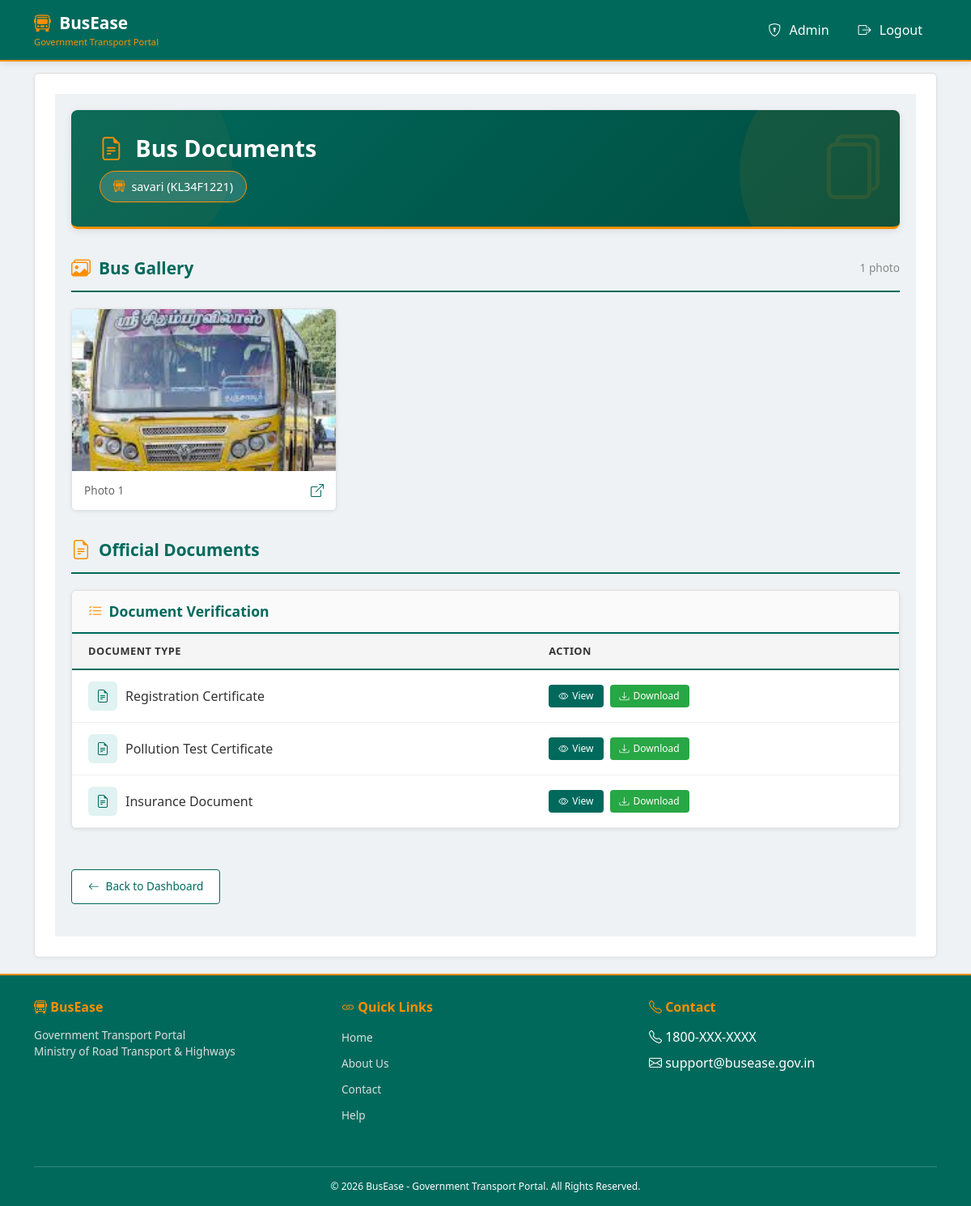
Page /admin_app/bus/19/documents/ (signed in) on the committed database.
### bus_owner/models.py (models this page shows, shortened)
class Bus(models.Model):
    owner = models.ForeignKey(BusOwnerProfile, on_delete=models.CASCADE, related_name='buses')
    bus_name = models.CharField(max_length=100, default="Unnamed Bus")
    bus_number = models.CharField(max_length=20, unique=True)
    total_seats = models.PositiveIntegerField()
    owner_contact_number = models.CharField(max_length=15, blank=True, default="")
    driver_name = models.CharField(max_length=100, blank=True, default="")
    driver_contact_number = models.CharField(max_length=15, blank=True, default="")
    driver_license = models.FileField(upload_to='driver_licenses/', null=True, blank=True)
    registration_document = models.FileField(upload_to='registration_docs/', blank=True, null=True)
    pollution_test_certificate = models.FileField(upload_to='pollution_tests/', null=True, blank=True)
    insurance_document = models.FileField(upload_to='insurance_docs/', null=True, blank=True)
    approved = models.BooleanField(default=False)
    class Meta:
        ordering = ['bus_number']
        verbose_name = "Bus"
        verbose_name_plural = "Buses"

class BusPhoto(models.Model):
    bus = models.ForeignKey(Bus, on_delete=models.CASCADE, related_name="photos")
    image = models.ImageField(upload_to="bus_photos/")
    uploaded_at = models.DateTimeField(auto_now_add=True)

### admin_app/views.py (the view)
# urls.py: path('bus/<int:bus_id>/documents/', views.admin_view_bus_documents, name='admin_view_bus_documents'),
@login_required
@user_passes_test(superuser_required)
def admin_view_bus_documents(request, bus_id):
    bus = get_object_or_404(Bus, id=bus_id)
    photos = bus.photos.all()
    return render(request, "admin_app/bus_documents.html", {
        "bus": bus,
        "photos": photos
    })

### admin_app/views.py (called while the page is built)
def superuser_required(user):
    return user.is_superuser

### admin_app/templates/admin_app/bus_documents.html (shortened to what this page needs)
{% extends 'base.html' %}
{% block content %}
<div class="gov-documents-page">
  <div class="gov-container">
    <div class="gov-hero-section">
      <div class="gov-hero-content">
        <h1 class="gov-hero-title">
          <i class="bi bi-file-earmark-text"></i> Bus Documents
        </h1>
        <div class="gov-hero-subtitle">
          <span class="gov-bus-badge">
            <i class="bi bi-bus-front"></i> {{ bus.bus_name }} ({{ bus.bus_number }})
          </span>
        </div>
      </div>
      <i class="bi bi-files gov-hero-decor"></i>
    </div>
    <div class="gov-section-title">
      <i class="bi bi-images"></i>
      <h3>Bus Gallery</h3>
      <span class="gov-section-subtitle">{{ photos|length }} photo{{ photos|length|pluralize }}</span>
    </div>
    {% if photos %}
      <div class="gov-photos-grid">
        {% for photo in photos %}
          <div class="gov-photo-card">
            <div class="gov-photo-container" onclick="openPhotoModal('{{ photo.image.url }}')">
              <img src="{{ photo.image.url }}" alt="Bus photo">
            </div>
            <div class="gov-photo-footer">
              <span class="gov-photo-name">Photo {{ forloop.counter }}</span>
              <a href="{{ photo.image.url }}" target="_blank" class="gov-photo-view" title="View full size">
                <i class="bi bi-box-arrow-up-right"></i>
              </a>
            </div>
          </div>
        {% endfor %}
      </div>
    {% else %}
      <div class="gov-empty-photos">
        <i class="bi bi-images"></i>
        <p>No photos uploaded for this bus.</p>
      </div>
    {% endif %}
    <div class="gov-section-title">
      <i class="bi bi-file-earmark-text"></i>
      <h3>Official Documents</h3>
    </div>
    <div class="gov-documents-card">
      <div class="gov-documents-header">
        <h4>
          <i class="bi bi-list-check"></i>
          Document Verification
        </h4>
      </div>
      <table class="gov-document-table">
        <thead>
          <tr>
            <th>Document Type</th>
            <th>Action</th>
          </tr>
        </thead>
        <tbody>
          <tr>
            <td>
              <div class="gov-document-type">
                <div class="gov-document-icon">
                  <i class="bi bi-file-earmark-text"></i>
                </div>
                <span class="gov-document-name">Registration Certificate</span>
              </div>
            </td>
            <td>
              {% if bus.registration_document %}
                <div class="gov-doc-actions">
                  <a href="{{ bus.registration_document.url }}" target="_blank" class="gov-doc-btn gov-doc-view">
                    <i class="bi bi-eye"></i> View
                  </a>
                  <a href="{{ bus.registration_document.url }}" download class="gov-doc-btn gov-doc-download">
                    <i class="bi bi-download"></i> Download
                  </a>
                </div>
              {% else %}
                <span class="gov-doc-disabled">
                  <i class="bi bi-x-circle"></i> Not Uploaded
                </span>
              {% endif %}
            </td>
          </tr>
          <tr>
            <td>
              <div class="gov-document-type">
                <div class="gov-document-icon">
                  <i class="bi bi-file-earmark-text"></i>
                </div>
                <span class="gov-document-name">Pollution Test Certificate</span>
              </div>
            </td>
            <td>
              {% if bus.pollution_test_certificate %}
                <div class="gov-doc-actions">
                  <a href="{{ bus.pollution_test_certificate.url }}" target="_blank" class="gov-doc-btn gov-doc-view">
                    <i class="bi bi-eye"></i> View
                  </a>
                  <a href="{{ bus.pollution_test_certificate.url }}" download class="gov-doc-btn gov-doc-download">
                    <i class="bi bi-download"></i> Download
                  </a>
                </div>
              {% else %}
                <span class="gov-doc-disabled">
                  <i class="bi bi-x-circle"></i> Not Uploaded
                </span>
              {% endif %}
            </td>
          </tr>
          <tr>
            <td>
              <div class="gov-document-type">
                <div class="gov-document-icon">
                  <i class="bi bi-file-earmark-text"></i>
                </div>
                <span class="gov-document-name">Insurance Document</span>
              </div>
            </td>
            <td>
              {% if bus.insurance_document %}
                <div class="gov-doc-actions">
                  <a href="{{ bus.insurance_document.url }}" target="_blank" class="gov-doc-btn gov-doc-view">
                    <i class="bi bi-eye"></i> View
                  </a>
                  <a href="{{ bus.insurance_document.url }}" download class="gov-doc-btn gov-doc-download">
                    <i class="bi bi-download"></i> Download
                  </a>
                </div>
              {% else %}
                <span class="gov-doc-disabled">
                  <i class="bi bi-x-circle"></i> Not Uploaded
                </span>
              {% endif %}
            </td>
          </tr>
        </tbody>
      </table>
    </div>
    <a href="{% url 'admin_dashboard' %}" class="gov-back-btn">
      <i class="bi bi-arrow-left"></i> Back to Dashboard
    </a>
  </div>
</div>
{% endblock %}

### templates/base.html (style rules this page uses)
* { margin: 0; padding: 0; box-sizing: border-box; }
body { background: #eef2f5; font-family: 'Segoe UI', Arial, sans-serif; padding-top: 70px; min-height: 100vh; display: flex; flex-direction: column; }

### rows in the picture
Bus: bus_name "savari", bus_number "KL34F1221"
BusPhoto: image (picture)

### other values in the picture
{{ photos|length }} "1"
